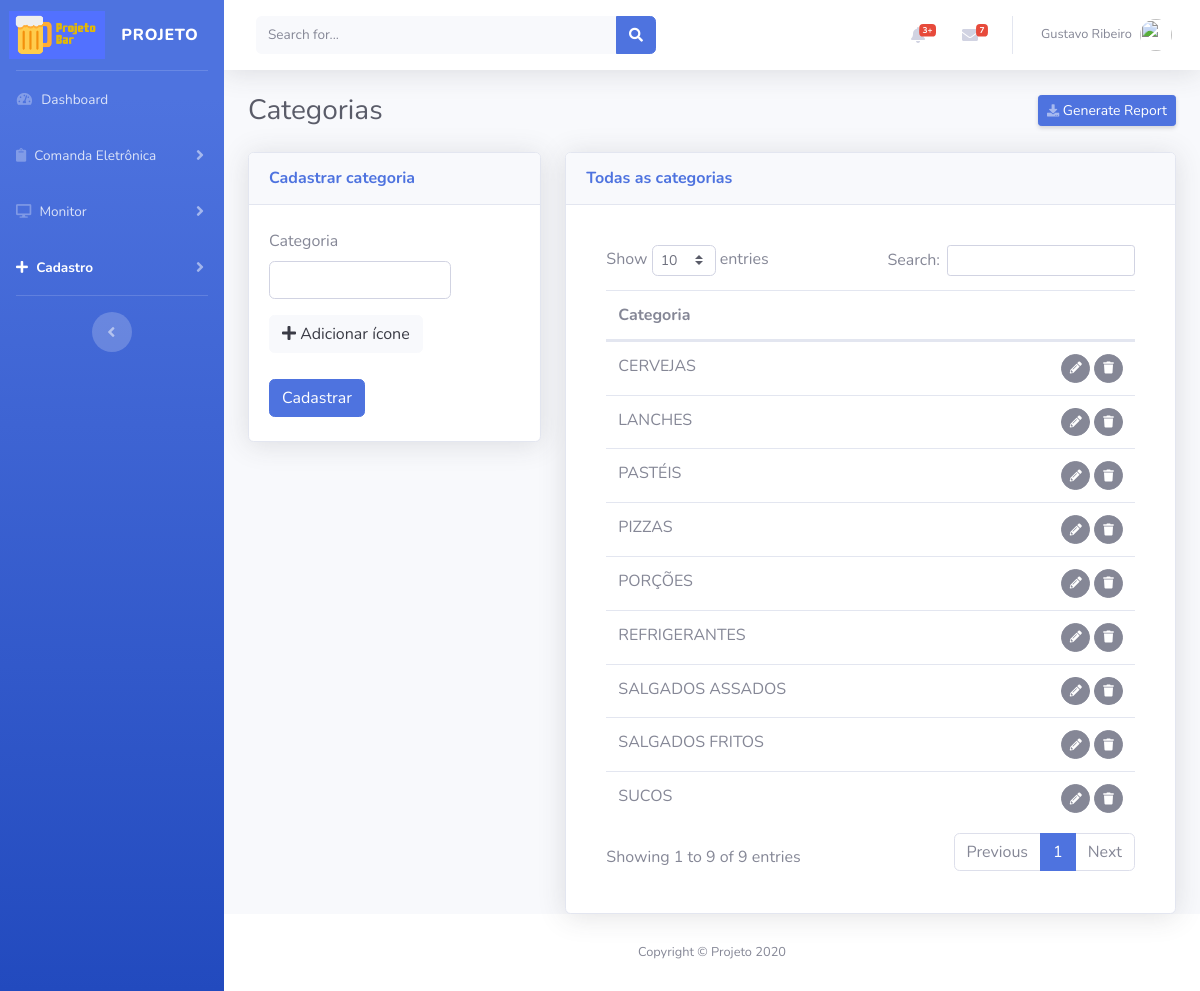
Screenshot of /views/categorias/Cadastrar.php (signed in) with the database file from the repository.
### tables this page shows
CREATE TABLE IF NOT EXISTS `usuarios` (
  `id` int(10) unsigned zerofill NOT NULL AUTO_INCREMENT,
  `login` varchar(30) DEFAULT NULL,
  `nome` varchar(155) NOT NULL,
  `sobrenome` varchar(155) NOT NULL,
  `senha` varchar(40) DEFAULT NULL,
  `email` varchar(155) NOT NULL,
  `nivel` varchar(80) NOT NULL,
  PRIMARY KEY (`id`)
);

CREATE TABLE IF NOT EXISTS `categorias` (
  `id` int(11) NOT NULL AUTO_INCREMENT,
  `categoria` varchar(200) NOT NULL,
  `icone` varchar(255) NOT NULL,
  `usuario` int(11) NOT NULL COMMENT 'FK',
  `cadastro` datetime NOT NULL,
  `modificado` datetime NOT NULL,
  PRIMARY KEY (`id`)
);

### config.php (called while the page is built, shortened)
<?php
$app_token= 'appbar1';

### views/categorias/templates/FormularioExibir.php (the view, shortened to what this page needs)
<div class="card shadow mb-12">
  <div class="card-header py-3">
    <h6 class="m-0 font-weight-bold text-primary">Todas as categorias</h6>
  </div>
  <div class="card-body">
    <?php
    $sql="SELECT * FROM categorias ORDER BY categoria ASC";
    if ($result=mysqli_query($conecta,$sql))
    {
      ?>
      <div class="card-body">
        <div class="table-responsive">
          <table class="table cell-border table-hover" id="dataTable" width="100%" cellspacing="0">
            <thead>
              <tr>
                <th colspan="2">Categoria</th>
              </tr>
            </thead>
            <tfoot>
              <tbody>
                <?php
                while ($row=mysqli_fetch_assoc($result))
                {
                 ?>
                 <tr>
                  <td>
                    <?php echo $row['categoria'];?>
                  </td>
                  <td align="right">
                    <span id="acoes">
                      <button class="btn btn-secondary btn-circle btn-sm botaoEditarCategoriaTransicao" idcategoria="<?=$row['id']?>">
                        <i class="fas fa-pencil-alt"></i></button>
                        <button class="btn btn-secondary btn-circle btn-sm botaoVerificaProdutosVinculados"  idcategoria="<?=$row['id']?>"> <i class="fas fa-trash"></i>
                        </span>
                      </td>
                    </tr>
                    <?php
                  }
                  ?>
                </tbody>
              </table>
            </div>
          </div>
          <?php
        }
        ?>
      </div>
    </div>

### inc/topbar.php (shortened to what this page needs)
<?php
$sqltopbar="SELECT login,nome,sobrenome,email FROM usuarios WHERE login = '".$_SESSION['login'.$app_token]."'";
$conecta->query($sqltopbar);
$topbar=mysqli_fetch_assoc(mysqli_query($conecta,$sqltopbar));
?>
        <nav class="navbar navbar-expand navbar-light bg-white topbar mb-4 static-top shadow">
          <form class="d-none d-sm-inline-block form-inline mr-auto ml-md-3 my-2 my-md-0 mw-100 navbar-search">
            <div class="input-group">
              <input type="text" class="form-control bg-light border-0 small" placeholder="Search for..." aria-label="Search" aria-describedby="basic-addon2">
              <div class="input-group-append">
                <button class="btn btn-primary" type="button">
                  <i class="fas fa-search fa-sm"></i>
                </button>
              </div>
            </div>
          </form>
          <ul class="navbar-nav ml-auto">
            <li class="nav-item dropdown no-arrow mx-1">
              <a class="nav-link dropdown-toggle" href="#" id="alertsDropdown" role="button" data-toggle="dropdown" aria-haspopup="true" aria-expanded="false">
                <i class="fas fa-bell fa-fw"></i>
                <span class="badge badge-danger badge-counter">3+</span>
              </a>
            </li>
            <li class="nav-item dropdown no-arrow mx-1">
              <a class="nav-link dropdown-toggle" href="#" id="messagesDropdown" role="button" data-toggle="dropdown" aria-haspopup="true" aria-expanded="false">
                <i class="fas fa-envelope fa-fw"></i>
                <span class="badge badge-danger badge-counter">7</span>
              </a>
            </li>
            <li class="nav-item dropdown no-arrow">
              <a class="nav-link dropdown-toggle" href="#" id="userDropdown" role="button" data-toggle="dropdown" aria-haspopup="true" aria-expanded="false">
                <span class="mr-2 d-none d-lg-inline text-gray-600 small">
                  <?php echo ucfirst(strtolower($topbar['nome']))." ".ucfirst(strtolower($topbar['sobrenome'])); ?></span>
                <img class="img-profile rounded-circle" src="https://source.unsplash.com/QAB-WJcbgJk/60x60">
              </a>
            </li>
          </ul>
        </nav>

### rows the page displays
usuarios: nome "Gustavo", sobrenome "Ribeiro"
categorias: categoria "CERVEJAS"
categorias: categoria "LANCHES"
categorias: categoria "PASTÉIS"
categorias: categoria "PIZZAS"
categorias: categoria "PORÇÕES"
categorias: categoria "REFRIGERANTES"
categorias: categoria "SALGADOS ASSADOS"
categorias: categoria "SALGADOS FRITOS"
categorias: categoria "SUCOS"

### other values shown
$app_name "PROJETO"
$app_page_name "Categorias"
$app_name "Projeto"
